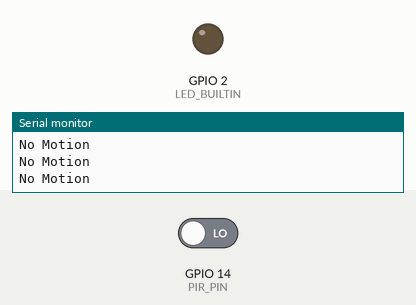
This sketch was run on a simulated ESP32. On the bench: output pins drawn as LEDs (lit = HIGH), the last lines printed to the serial monitor. The inputs (shaded band) are chosen by the test bench; at power-on: GPIO 14 (PIR_PIN) LOW.

Above: at 1.8 s.
1.9 s: GPIO 14 (PIR_PIN) driven HIGH
At 3.1 s:
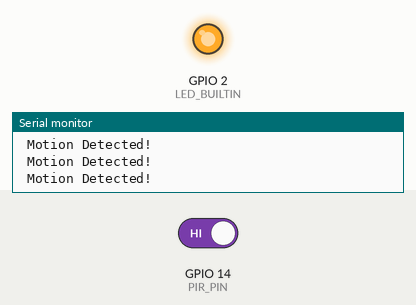
3.5 s: GPIO 14 (PIR_PIN) driven LOW
At 4.3 s:
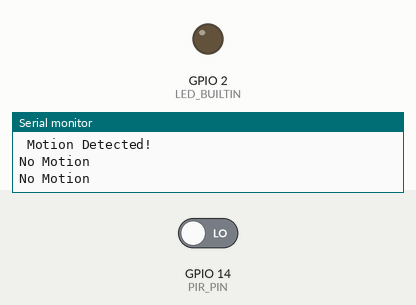
Timing chart, 0 to 6.5 s (numbered marks = the images above; inputs shaded):
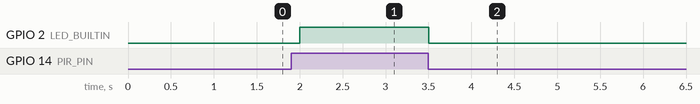

The sketch:

PIR_Motion_Detection_Sensor.ino
```cpp
#define PIR_PIN 14
#define LED_BUILTIN 2   // onboard LED pin (usually 2 on ESP32)

void setup() {
  pinMode(PIR_PIN, INPUT);
  pinMode(LED_BUILTIN, OUTPUT);
  Serial.begin(115200);
  Serial.println("PIR Motion Sensor Test (Built-in LED)");
}

void loop() {
  int motion = digitalRead(PIR_PIN);

  if (motion == HIGH) {
    Serial.println(" Motion Detected!");
    digitalWrite(LED_BUILTIN, HIGH);   // LED ON
  } else {
    Serial.println("No Motion");
    digitalWrite(LED_BUILTIN, LOW);    // LED OFF
  }

  delay(500); // check every half second
}
```

Measured:
- after the input at 1.9 s, GPIO 2 (LED_BUILTIN): LOW → HIGH after 0.10 s
- after the input at 3.5 s, GPIO 2 (LED_BUILTIN): HIGH → LOW at once
